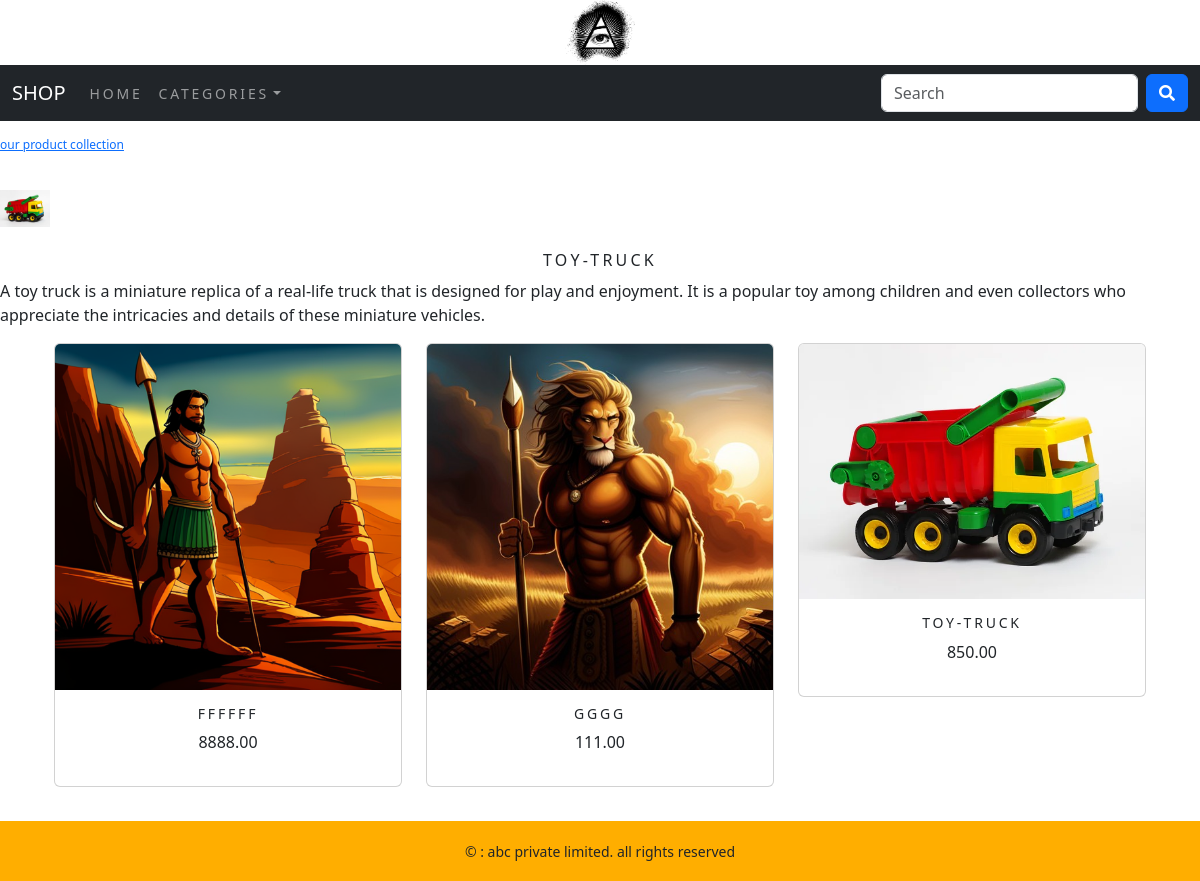
Page /shop/toy-truck/ on the committed database.
### shop/models.py (models this page shows, shortened)
class Category(models.Model):
    id = models.BigAutoField(primary_key=True)
    name = models.CharField(max_length=250, unique=True)
    slug = models.SlugField(max_length=250, unique=True)
    description = models.TextField(blank=True)
    image = models.ImageField(upload_to="category", blank=True)
    class Meta:
        ordering = ("name",)
        verbose_name = "category"
        verbose_name_plural = "categories"
    def get_url(self):
        return reverse(
            "shop:products_by_category",
            args=[
                self.slug,
            ],
        )

class Product(models.Model):
    id = models.BigAutoField(primary_key=True)
    name = models.CharField(max_length=250, unique=True)
    slug = models.SlugField(max_length=250, unique=True)
    description = models.TextField(blank=True)
    price = models.DecimalField(max_digits=10, decimal_places=2)
    category = models.ForeignKey(Category, on_delete=models.CASCADE)
    image = models.ImageField(upload_to="products", blank=True)
    stock = models.IntegerField()
    available = models.BooleanField(default=True)
    created = models.DateTimeField(auto_now_add=True)
    updated = models.DateTimeField(auto_now=True)
    def get_url(self):
        return reverse("shop:prodcatdetail", args=[self.category.slug, self.slug])
    class Meta:
        ordering = ("name",)
        verbose_name = "product"
        verbose_name_plural = "products"

### shop/views.py (the view)
# urls.py: path("", views.allprodcat, name="allprodcat"),
def allprodcat(request, c_slug=None):
    c_page = None
    products_list = None
    if c_slug != None:
        c_page = get_object_or_404(Category, slug=c_slug)
        products_list = Product.objects.all().filter(category=c_page, available=True)
    else:
        products_list = Product.objects.all().filter(available=True)
    paginator=Paginator(products_list,6)
    try:
        page=int(request.GET.get('page','1'))
    except:
        page = 1
    try:
        products = paginator.page(page)
    except (EmptyPage,InvalidPage):
        products=paginator.page(paginator.num_pages)
    return render(
        request, "core/category.html", {"category": c_page, "products": products}
    )

### cart/context_processors.py (called while the page is built)
def counter(request):
    item_count = 0
    if "admin" in request.path:
        return {}
    else:
        try:
            cart = Cart.objects.filter(cart_id=_cart_id(request))
            cart_items = CartItem.objects.all().filter(cart=cart[:1])
            for cart_item in cart_items:
                item_count += cart_item.quantity
        except Cart.DoesNotExist:
            item_count = 0
        return dict(item_count=item_count)

### cart/views.py (called while the page is built)
def _cart_id(request):
    cart = request.session.session_key
    if not cart:
        cart = request.session.create()
    return cart

### shop/context_processors.py (called while the page is built)
def menu_links(request):
    links=Category.objects.all()
    return dict(links=links)

### shop/templates/core/category.html (shortened to what this page needs)
{% extends 'core/base.html' %}
{% load static %}
{% block content %}
    {% if category %}
        <div>
            <div class="row my_row_class">
                <div class="mx-auto">
                    <p>
                        <a href="{% url 'shop:allprodcat' %}">our product collection</a>
                    </p>
                </div>
            </div>
        </div>
    {% endif %}
    <div class="mx-auto">
    {% if category %}
    <img href="{{product.get_url}}" src="{{ category.image.url }}" alt="{{ category.name }}" class="logo-img">
    </div>
    <br>
    <div>
        <h1 class="text-center my_title">{{ category.name }}</h1>
        <p class="text-justify">{{ category.description }}</p>
    </div>
    {% endif %}
<div class="container">
    <div class="row mx-auto">
        {% for product in products.object_list %}
            <div class="my_bottom_margin col-9 col-sm-12 col-md-4 xol-lg-4">
                <div class="card text-center" style="min-width: 18rem;">
                    <a href="{{ product.get_url }}"><img class="card-img-top my_image" src="{{ product.image.url }}" alt="{{ product.name }}"></a>
                    <div class="card-body">
                    <h4>{{product.name}}</h4>
                    <p>{{product.price}}</p>
                </div>
                </div>
            </div>
        {% endfor %}
    </div>
    <br>
</div>
{% endblock content %}

### static/css/custom.css (style rules this page uses)
body { font-family: 'Orbitron', sans-serif; }
.my_row_class { padding-top: 15px; margin-bottom: 20px; }
.my_row_class .mx-auto { color: #000; font-size: 12px; }
.my_image { width: 100%; height: auto; }
.my_title { font-size: 16px; text-transform: uppercase; letter-spacing: .2em; }
.my_bottom_margin { margin-bottom: 10px; }
.card-body h4 { font-size: 14px ; text-transform: uppercase; letter-spacing: .2em; }

### shop/templates/core/base.html (style rules this page uses)
.logo-img { max-width: 50px; }

### rows in the picture
Category: image (picture), name "TOY-TRUCK", description "A toy truck is a miniature replica of a real-life truck that is designed for play and enjoyment. It is a popular toy among children and even collectors who appreciate the intricacies and details of these miniature vehicles."
Product: image (picture), name "FFFFFF", price "8888.00"
Product: image (picture), name "GGGG", price "111.00"
Product: image (picture), name "TOY-TRUCK", price "850.00"
